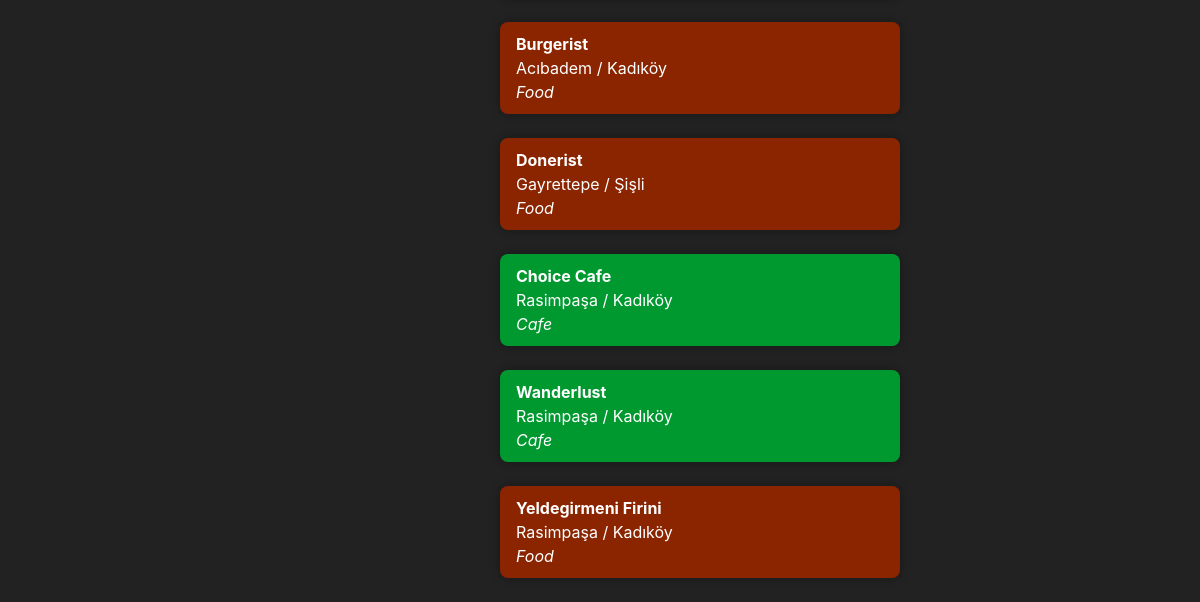
The app's page / (signed in, lower part), older data.
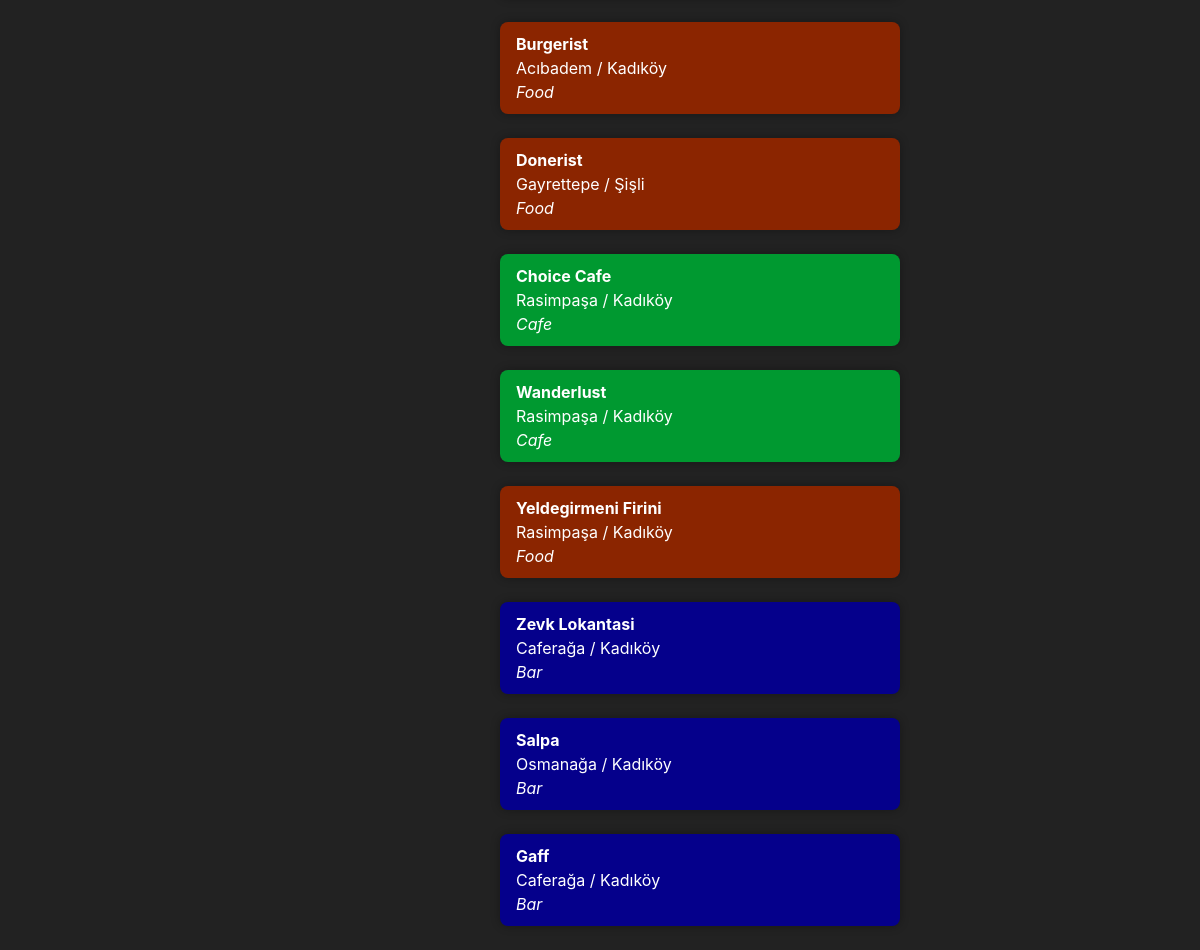
The same page, newer data.
### advisor/models.py (models this page shows, shortened)
class PlaceInfo(models.Model):
    user = models.ForeignKey(User, on_delete=models.CASCADE)
    name = models.CharField(max_length=100)
    address = models.TextField(blank=True)
    city = models.CharField(max_length=100,default='Istanbul')
    county = models.CharField(max_length=100)
    district = models.CharField(max_length=100)
    TYPE_CHOICES = [
        ('Bar', 'Bar'),
        ('Club', 'Club'),
        ('Cafe', 'Cafe'),
        ('Food', 'Food'),
    ]
    place_type = models.CharField(
        max_length=10,
        choices=TYPE_CHOICES, # You can set a default value if needed
    )
    largegroup = models.BooleanField()
    alone = models.BooleanField()
    dateable = models.BooleanField()
    PRICE_CHOICES = [
        ('Cheap', 'Cheap'),
        ('Normal', 'Normal'),
        ('Expensive', 'Expensive'),
    ]
    price_category = models.CharField(
        max_length=10,
        choices=PRICE_CHOICES,
        default='Normal',  # You can set a default value if needed
    )
    kitchen = models.BooleanField()
    smoke = models.BooleanField()
    door_policy = models.BooleanField()
    readable = models.BooleanField(default=False)
    workable = models.BooleanField(default=False)
    LOUDNESS_CHOICES = [
        ('Silent', 'Silent'),
        ('Moderate', 'Moderate'),
        ('Loud', 'Loud'),
    ]
    loudness = models.CharField(
        max_length=10,
        choices=LOUDNESS_CHOICES,
        default='Moderate',  # You can set a default value if needed
    )
    comment = models.TextField(blank=True)
    created_at = models.DateTimeField(auto_now_add=True)
    slug = models.SlugField(unique=True, blank=True)
    lat = models.FloatField(null=True,default=0.0,blank=True)
    lng = models.FloatField(null=True,default=0.0,blank=True)

### advisor/views.py (the view)
# urls.py: path("", advisor.list_places, name="list_places"),
@login_required(login_url='auth/login/')
@ensure_csrf_cookie
def list_places(request):
    qs = PlaceInfo.objects.all()
    distinct_counties = PlaceInfo.objects.values_list('county', flat=True).distinct()
    distinct_districts = PlaceInfo.objects.values_list('district', flat=True).distinct()
    context={
        "object_list":qs,
		"distinct_counties":distinct_counties,
		"distinct_districts":distinct_districts,
    }
    return render(request, "advisor/advisorhome.html", context=context)

### advisor/templates/advisor/advisorhome.html (shortened to what this page needs)
<!DOCTYPE html >
<html>
<head>
		<link rel="stylesheet" href="https://cdn.jsdelivr.net/npm/bootstrap@4.0.0/dist/css/bootstrap.min.css">
</head>
<body style="background-color: #222222;">
	<br>
	{% if request.user.is_authenticated %}
    <br>
{% endif %}
  <div id='content-list' >
  <div style="margin: 0 25%;">
  {% for place in object_list %}
	{% if place.place_type == 'Bar' %}
  <a href="{% url 'place_detail' slug=place.slug %}">
  <div style="color: white;background-color:#05008b ;" class="content">
		<b>{{ place.name }}</b><br>
		{{ place.district }} / {{ place.county }}<br>
		<em>{{ place.place_type }}</em>
  </div></a>
  {% elif place.place_type == 'Cafe' %}
  <a href="{% url 'place_detail' slug=place.slug %}">
  <div style="color: white;background-color:#009930 ;" class="content">
	<b>{{ place.name }}</b><br>
	{{ place.district }} / {{ place.county }}<br>
	<em>{{ place.place_type }}</em>
</div></a>
  {% elif place.place_type == 'Club' %}
  <a href="{% url 'place_detail' slug=place.slug %}">
  <div style="color: white;background-color:#57055e ;" class="content">
	<b>{{ place.name }}</b><br>
	{{ place.district }} / {{ place.county }}<br>
	<em>{{ place.place_type }}</em>
</div></a>
  {% else %}
  <a href="{% url 'place_detail' slug=place.slug %}">
  <div style="color: white;background-color:#8b2500 ;" class="content">
	<b>{{ place.name }}</b><br>
	{{ place.district }} / {{ place.county }}<br>
	<em>{{ place.place_type }}</em>
</div></a>
{% endif %}
  <br>
  {% endfor %}
</div>
</div>
</body>
</html>

Row changes from the older to the newer data that the page shows:
added PlaceInfo: name "Zevk Lokantasi", district "Caferağa", county "Kadıköy", place_type "Bar"
added PlaceInfo: name "Salpa", district "Osmanağa", county "Kadıköy", place_type "Bar"
added PlaceInfo: name "Gaff", district "Caferağa", county "Kadıköy", place_type "Bar"
